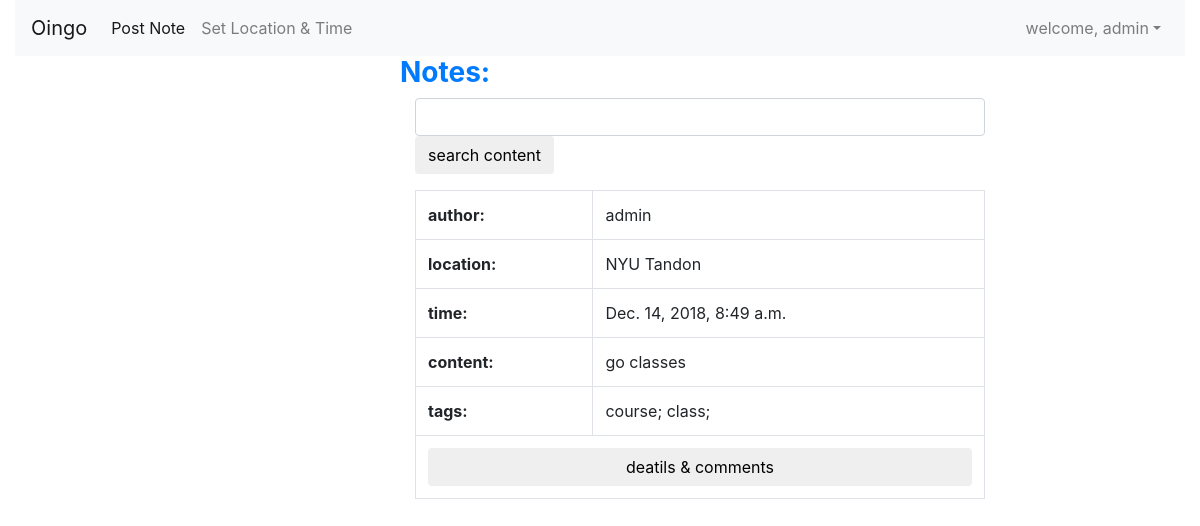
Before: /oingo/own_notes (signed in) with the older database file.
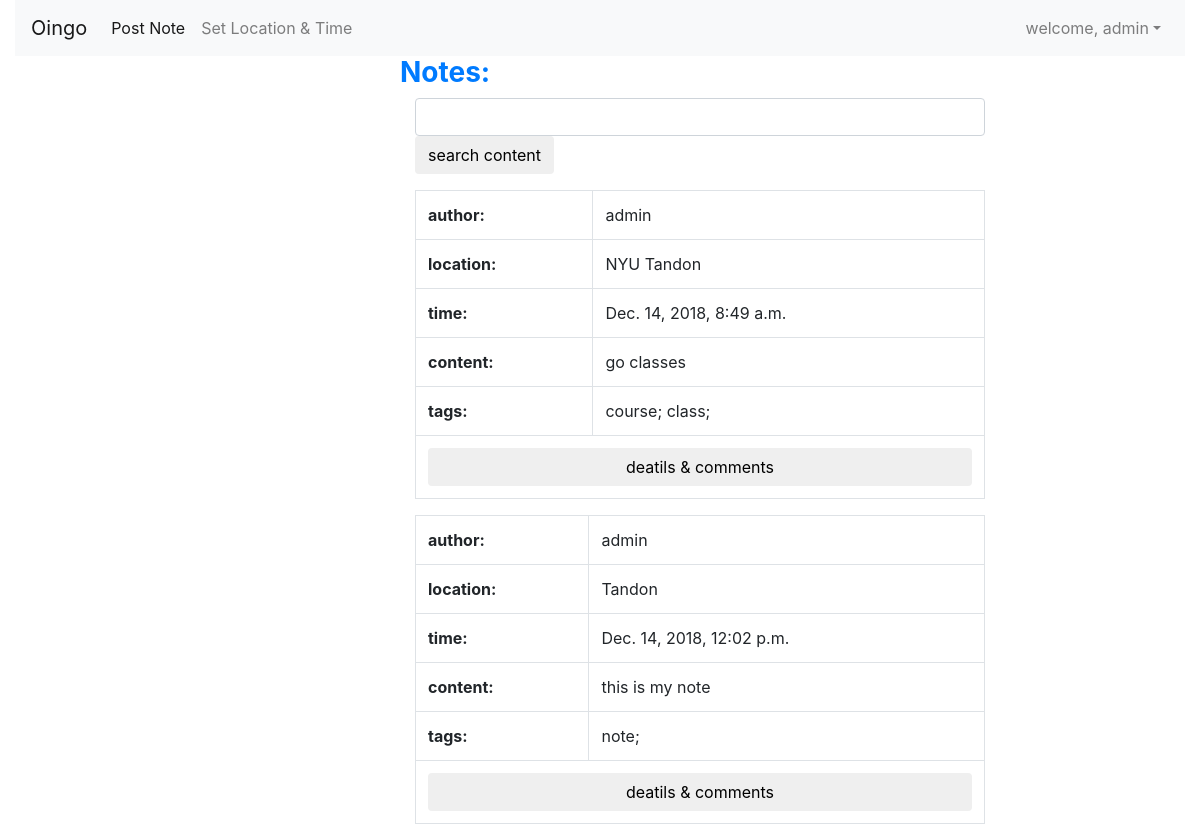
After: the same page with the newer database file.
### oingo/models.py (models this page shows, shortened)
class Note(models.Model):
    note_content = models.TextField()
    publish_time = models.DateTimeField(auto_now=True)
    visiable_group = models.IntegerField()
    allow_comment = models.BooleanField()
    visiable_radius = models.FloatField()
    schedule = models.OneToOneField(Schedule, related_name="note", on_delete=models.CASCADE)
    location = models.ForeignKey(Location, related_name="notes", on_delete=models.CASCADE)
    author = models.ForeignKey(User, related_name="posted_notes", on_delete=models.CASCADE)
    tags = models.ManyToManyField(Tag, related_name="notes")

class Location(models.Model):
    lname = models.CharField(max_length=50)
    lon = models.FloatField()
    lat = models.FloatField()

class Tag(models.Model):
    tname = models.CharField(max_length=50, primary_key=True)

### oingo/views.py (the view)
# urls.py: path('own_notes', views.own_notes, name="own_notes"),
@login_required
def own_notes(request):
    username = request.session.get('username', '')
    userid = request.session.get('userid', '')
    user = User.objects.get(id=userid)
    notes = Note.objects.filter(author=user)
    post = request.POST
    content = {
        'username': username,
        'userid': userid,
        'notes': notes
    }
    if post:
        keyword = post.get('keyword', '')
        search_notes = Note.objects.filter(note_content__icontains=keyword)
        content['notes'] = search_notes.intersection(notes)
    return render(request, 'oingo/index.html', content)

### oingo/templates/oingo/index.html (shortened to what this page needs)
{% extends "oingo/base.html" %}
{% block content %}
    <div class="row">
        <div class="col-md-4"></div>
        <div class="col-md-6">
            <div class="row">
                <h3 class="text-left text-primary"><strong>Notes:</strong></h3>
            </div>
                    {% if notes %}
                    <form class="navbar-form navbar-left" role="form" method="post">
                        <div class="form-group">
                            <input class="form-control" type="text" name="keyword">
                            <button class="btn btn-default" type="submit" name="search">
                                search content
                            </button>
                        </div>
                    </form>
                        {% for note in notes %}
                            <row class="rows">
                                <table class="table table-bordered">
                                    <tr>
                                        <td><strong>author:</strong></td>
                                        <td>{{ note.author.username }}</td>
                                    </tr>
                                    <tr>
                                        <td><strong>location:</strong></td>
                                        <td>{{ note.location.lname }}</td>
                                    </tr>
                                    <tr>
                                        <td><strong>time:</strong></td>
                                        <td>{{ note.publish_time }}</td>
                                    </tr>
                                    <tr>
                                        <td><strong>content:</strong></td>
                                        <td>{{ note.note_content }}</td>
                                    </tr>
                                    <tr>
                                        <td><strong>tags:</strong></td>
                                        <td>
                                            {% for tag in note.tags.all %}
                                                {{ tag.tname }};
                                            {% endfor %}
                                        </td>
                                    </tr>
                                    <tr>
                                        <td colspan="2">
                                        <a href="{% url 'oingo:add_comment' note.id%}">
                                        <button class="btn btn-default btn-block" type="button">
                                            deatils & comments
                                        </button>
                                        </a>
                                        </td>
                                    </tr>
                                </table>
                            </row>
                        {% endfor %}
                    {% else %}
                        <div class="row">
                        <table class="table table-bordered">
                            <tr><td>No notes yet</td></tr>
                        </table>
                        </div>
                    {% endif %}
        </div>
    </div>
{% endblock %}

### oingo/templates/oingo/base.html (shortened to what this page needs)
<!DOCTYPE html>
{% load static %}
<html lang="en">
  <head>
    <link href="{% static 'oingo/css/bootstrap.min.css' %}" rel="stylesheet">
    <link href="{% static 'oingo/css/style.css' %}" rel="stylesheet">
  </head>
  <body>
    <div class="container-fluid">
	<div class="row">
		<div class="col-md-12">
			<nav class="navbar navbar-expand-lg navbar-light bg-light">
				 <a class="navbar-brand" href="{% url 'oingo:index' %}">Oingo</a>
				<div class="collapse navbar-collapse" id="bs-example-navbar-collapse-1">
					<ul class="navbar-nav">
						<li class="nav-item active">
							 <a class="nav-link" href="{% url 'oingo:create_note' %}">Post Note <span class="sr-only">(current)</span></a>
						</li>
						<li class="nav-item">
							 <a class="nav-link" href="{% url 'oingo:set_loc_time' %}">Set Location & Time</a>
						</li>
					</ul>
					<ul class="navbar-nav ml-md-auto">
                        {% if username %}
					    <li class="nav-item dropdown">
                             <a class="nav-link dropdown-toggle" href="#" id="navbarDropdownMenuLink" data-toggle="dropdown">welcome, {{username}}</a>
						</li>
                        {% endif %}
					</ul>
				</div>
			</nav>
		</div>
	</div>
    {% block content %}
    {% endblock %}
</div>
  </body>
</html>

Changed rows visible on the page:
added Note: author.username "admin", location.lname "Tandon", publish_time "Dec. 14, 2018, 12:02 p.m.", note_content "this is my note"
added Tag: tname "note", shown under "admin"
